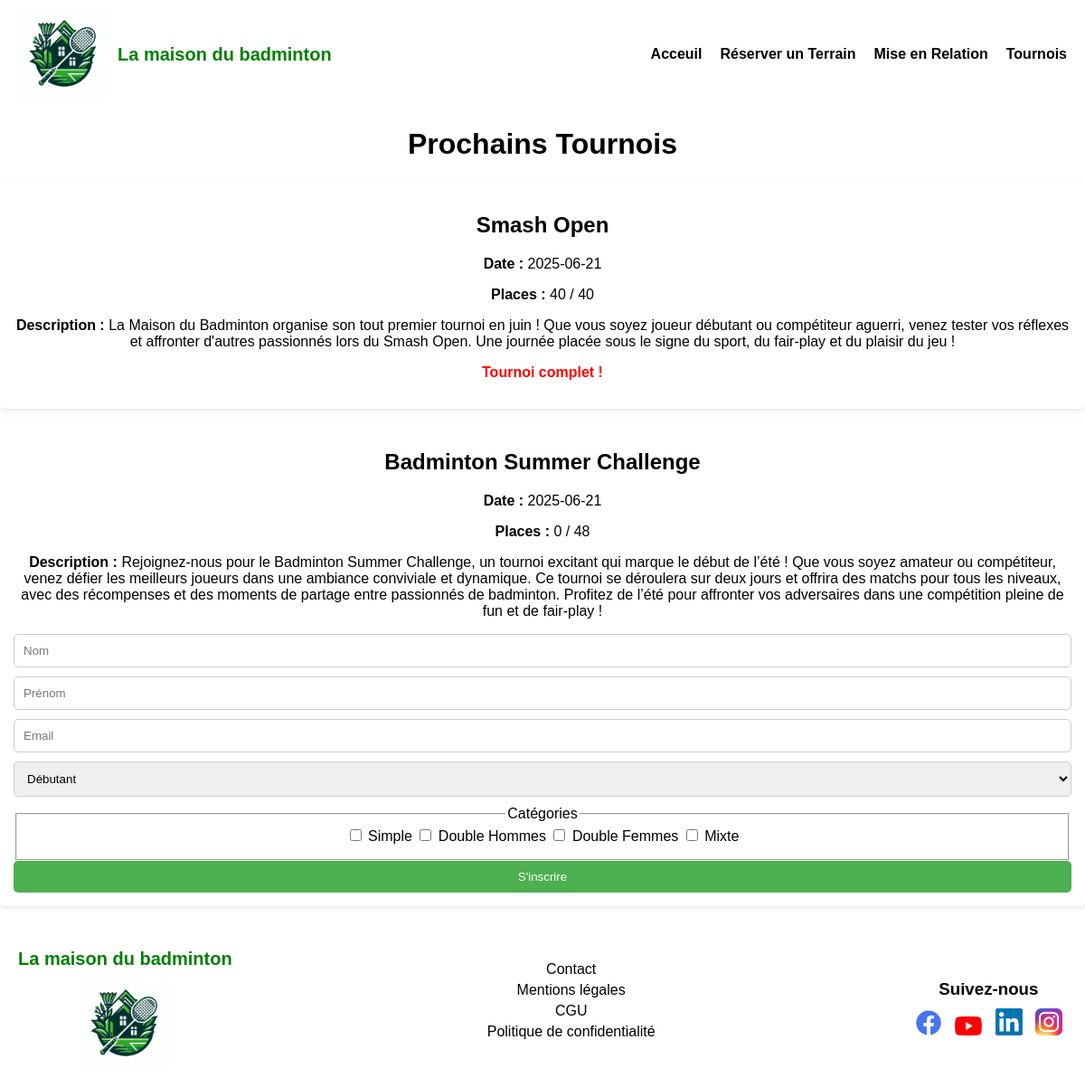
Before: /tournois.php with the older database file.
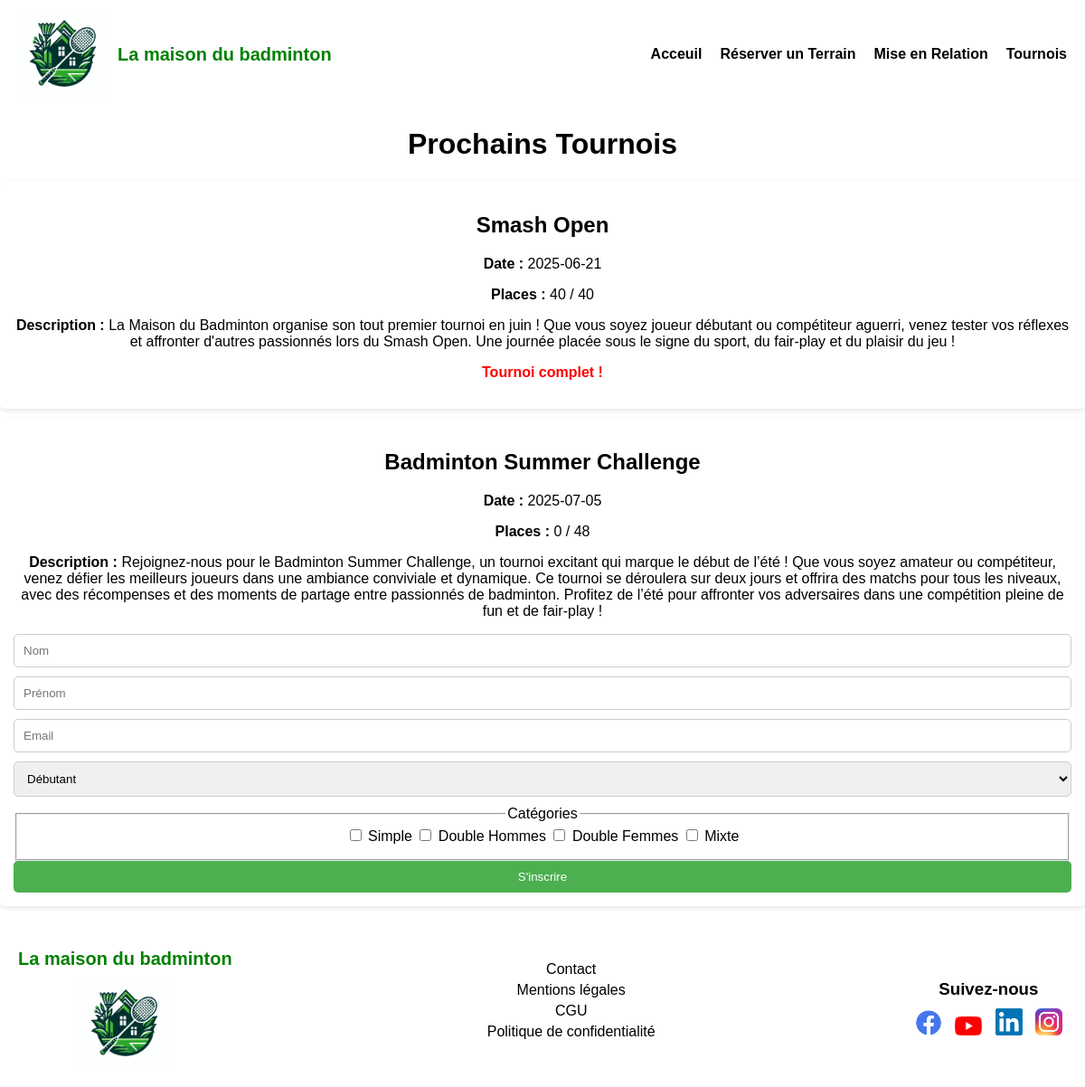
After: the same page with the newer database file.
### tables this page shows
CREATE TABLE IF NOT EXISTS `tournois` (
  `id` int NOT NULL AUTO_INCREMENT,
  `nom_tournoi` varchar(100) NOT NULL,
  `date_tournoi` date NOT NULL,
  `inscrits` text,
  `description` text,
  `image` varchar(255) DEFAULT NULL,
  `places_max` int NOT NULL DEFAULT '20',
  PRIMARY KEY (`id`)
);

### tournois.php (the view, shortened to what this page needs)
<?php
require "config.php";
$stmt = $pdo->query("SELECT * FROM tournois WHERE date_tournoi >= CURDATE() ORDER BY date_tournoi ASC");
$tournois = $stmt->fetchAll(PDO::FETCH_ASSOC);
?>
<!DOCTYPE html>
<html lang="fr">
<head>
    <link rel="stylesheet" href="styles.css">
</head>
<body>
<header>
    <div class="logo">
        <img src="images/logo.png" alt="Logo de la maison du badminton">
        <h1>La maison du badminton</h1>
    </div>
    <nav>
        <ul>
            <li><a href="index.php">Acceuil</a></li>
            <li><a href="reservation.php">Réserver un Terrain</a></li>
            <li><a href="mise-en-relation.php">Mise en Relation</a></li>
            <li><a href="tournois.php">Tournois</a></li>
        </ul>
    </nav>
</header>
<main>
    <h1>Prochains Tournois</h1>
    <?php if (!empty($tournois)) : ?>
        <?php foreach ($tournois as $tournoi) : ?>
            <?php
                $inscriptions = !empty($tournoi['inscrits']) ? json_decode($tournoi['inscrits'], true) : [];
                $placesPrises = count($inscriptions);
                $complet = $placesPrises >= $tournoi['places_max'];
            ?>
            <section class="tournoi">
                <h2><?= htmlspecialchars($tournoi['nom_tournoi']) ?></h2>
                <p><strong>Date :</strong> <?= htmlspecialchars($tournoi['date_tournoi']) ?></p>
                <p><strong>Places :</strong> <?= $placesPrises ?> / <?= $tournoi['places_max'] ?></p>
                <?php if (!empty($tournoi['description'])) : ?>
                    <p><strong>Description :</strong> <?= nl2br(htmlspecialchars($tournoi['description'])) ?></p>
                <?php endif; ?>
                <?php if ($complet) : ?>
                    <p class="complet">Tournoi complet !</p>
                <?php else : ?>
                    <form method="POST">
                        <input type="text" name="nom" placeholder="Nom" required>
                        <input type="text" name="prenom" placeholder="Prénom" required>
                        <input type="email" name="email" placeholder="Email" required>
                        <select name="niveau" required>
                            <option value="débutant">Débutant</option>
                        </select>
                        <fieldset>
                            <legend>Catégories</legend>
                            <label><input type="checkbox" name="categories[]" value="Simple"> Simple</label>
                            <label><input type="checkbox" name="categories[]" value="Double Hommes"> Double Hommes</label>
                            <label><input type="checkbox" name="categories[]" value="Double Femmes"> Double Femmes</label>
                            <label><input type="checkbox" name="categories[]" value="Mixte"> Mixte</label>
                        </fieldset>
                        <button type="submit">S'inscrire</button>
                    </form>
                <?php endif; ?>
            </section>
        <?php endforeach; ?>
    <?php else : ?>
        <p>Aucun tournoi à venir.</p>
    <?php endif; ?>
</main>
</body>
<footer>
    <div class="footer-left">
        <h2>La maison du badminton</h2>
        <img src="images/logo.png" alt="Logo de la maison du badminton">
    </div>
    <div class="footer-center">
        <ul>
            <li><a href="#">Contact</a></li>
            <li><a href="#">Mentions légales</a></li>
            <li><a href="#">CGU</a></li>
            <li><a href="#">Politique de confidentialité</a></li>
        </ul>
    </div>
    <div class="footer-right">
        <h3>Suivez-nous</h3>
        <div class="social-icons">
            <a href="#"><img src="images/facebook.png" alt="Facebook"></a>
            <a href="#"><img src="images/youtube.png" alt="YouTube"></a>
            <a href="#"><img src="images/linkedin.png" alt="LinkedIn"></a>
            <a href="#"><img src="images/instagram.jfif" alt="Instagram"></a>
        </div>
    </div>
</footer>
</html>

### styles.css (style rules this page uses)
body { font-family: Arial, sans-serif; margin: 0; padding: 0; text-align: center; }
header { display: flex; justify-content: space-between; align-items: center; background-color: white; padding: 10px 20px; width: 100%; box-sizing: border-box; }
.logo { display: flex; align-items: center; }
.logo img { width: 100px; height: auto; margin-right: 10px; }
.logo h1 { color: green; font-size: 20px; margin: 0; }
nav { flex-shrink: 0; }
nav ul { list-style: none; display: flex; gap: 20px; margin: 0; padding: 0; }
nav a { text-decoration: none; color: black; font-weight: bold; }
section { background: white; padding: 15px; margin: 10px 0; border-radius: 5px; box-shadow: 0 2px 5px rgba(0,0,0,0.1); }
form { display: flex; flex-direction: column; }
form label { margin: 10px 0 5px; }
form input, form select { padding: 10px; margin-bottom: 10px; border: 1px solid #ccc; border-radius: 5px; }
button { background: #4CAF50; color: white; border: none; padding: 10px; cursor: pointer; border-radius: 5px; }
footer { background-color: white; padding: 20px; display: flex; justify-content: space-between; align-items: center; flex-wrap: wrap; }
.footer-left { display: flex; flex-direction: column; align-items: center; }
.footer-left h2 { color: green; font-size: 20px; margin-bottom: 10px; }
.footer-left img { width: 100px; }
.footer-center ul { list-style: none; padding: 0; }
.footer-center ul li { margin: 5px 0; }
.footer-center ul li a { text-decoration: none; color: black; }
.footer-right h3 { margin-bottom: 10px; }
.social-icons a img { width: 30px; margin: 0 5px; }

### tournois.php (style rules this page uses)
.complet { color: red; font-weight: bold; }

Changed rows visible on the page:
changed tournois "Badminton Summer Challenge": date_tournoi "2025-06-21" → "2025-07-05"
